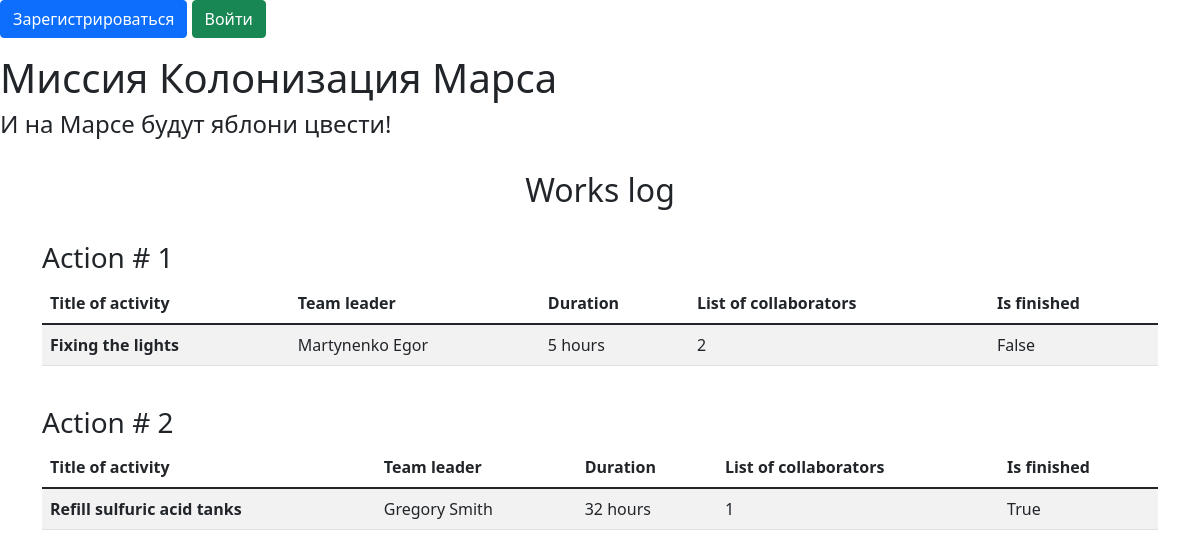
Before: / with the older database file.
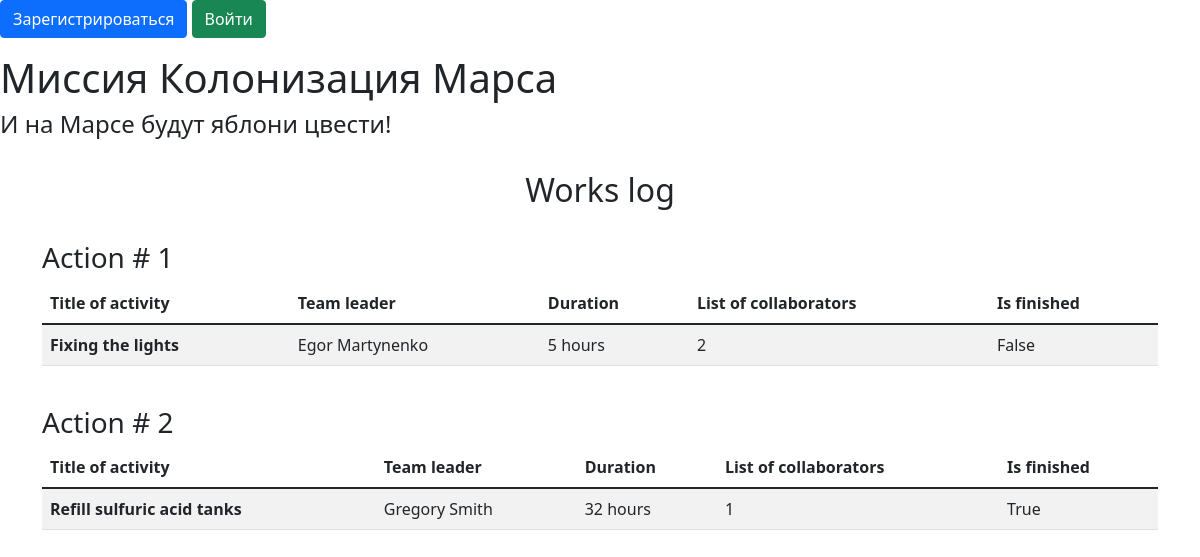
After: the same page with the newer database file.
### Jobs.py (models this page shows)
class Jobs(SqlAlchemyBase):
    __tablename__ = 'jobs'
    id = sqlalchemy.Column(sqlalchemy.Integer,
                           primary_key=True, autoincrement=True)
    team_leader_id = sqlalchemy.Column(sqlalchemy.Integer, sqlalchemy.ForeignKey('users.id'))
    team_leader = relationship('User')
    job = sqlalchemy.Column(sqlalchemy.String, nullable=True)
    work_size = sqlalchemy.Column(sqlalchemy.Integer, nullable=True)
    collaborators = sqlalchemy.Column(sqlalchemy.String, nullable=True)
    start_date = sqlalchemy.Column(sqlalchemy.DateTime,
                                   default=datetime.datetime.now)
    end_date = sqlalchemy.Column(sqlalchemy.DateTime,
                                 default=datetime.datetime.now)
    is_finished = sqlalchemy.Column(sqlalchemy.Boolean, default=True)

### User.py (models this page shows, shortened)
class User(SqlAlchemyBase, UserMixin):
    __tablename__ = 'users'
    id = sqlalchemy.Column(sqlalchemy.Integer,
                           primary_key=True, autoincrement=True)
    name = sqlalchemy.Column(sqlalchemy.String, nullable=True)
    surname = sqlalchemy.Column(sqlalchemy.String, nullable=True)
    age = sqlalchemy.Column(sqlalchemy.Integer, nullable=True)
    position = sqlalchemy.Column(sqlalchemy.String, nullable=True)
    speciality = sqlalchemy.Column(sqlalchemy.String, nullable=True)
    address = sqlalchemy.Column(sqlalchemy.String, nullable=True)
    email = sqlalchemy.Column(sqlalchemy.String,
                              index=True, unique=True, nullable=True)
    hashed_password = sqlalchemy.Column(sqlalchemy.String, nullable=True)
    modified_date = sqlalchemy.Column(sqlalchemy.DateTime,
                                      default=datetime.datetime.now)

### main.py (the view)
@app.route('/')
def job_monitor():
    session = create_session()
    with session.begin():
        jobs = session.query(Jobs).all()
    return render_template('jobs_monitor.html', jobs=jobs)

### db_session.py (called while the page is built)
def create_session():
    global __Session
    global_init()
    return __Session()

def global_init():
    global __Session
    if __Session:
        return
    conn_str = f'sqlite:///sqlite.db'
    engine = sa.create_engine(conn_str, echo=True, future=True)
    __Session = orm.sessionmaker(bind=engine)
    SqlAlchemyBase.metadata.create_all(engine)

### templates/jobs_monitor.html
{% extends "base.html" %}
{% block content %}
<h2 class="text-center">Works log</h2>
{% for job in jobs %}
<br>
<h3>Action # {{ job.id }} </h3>
<table class="table table-striped">
  <thead>
    <th>Title of activity</th>
    <th>Team leader</th>
    <th>Duration</th>
    <th>List of collaborators</th>
    <th>Is finished</th>
  </thead>
  <tbody>
    <tr>
      <th>{{ job.job }}</th>
      <td>{{ job.team_leader.name }} {{ job.team_leader.surname }}</td>
      <td>{{ job.work_size }} hours</td>
      <td>{{ job.collaborators }}</td>
      <td>{{ job.is_finished }}</td>
    </tr>
  </tbody>
</table>
{% endfor %}
{% endblock %}

### templates/base.html (shortened to what this page needs)
<!DOCTYPE html>
<html lang="en">
<head>
    <link href="https://cdn.jsdelivr.net/npm/bootstrap@5.1.3/dist/css/bootstrap.min.css" rel="stylesheet">
    </head>
    <body>
        {% if current_user.is_authenticated %}
            <a class="navbar-brand" href="/logout">{{ current_user.name }}</a>
        {% else %}
            <p>
                <a class="btn btn-primary " href="/register">Зарегистрироваться</a>
                <a class="btn btn-success" href="/login">Войти</a>
            </p>
        {% endif %}
        <h1>Миссия Колонизация Марса</h1>
        <h4>И на Марсе будут яблони цвести!</h4>
        <br>
        <main role="main" class="container">
    		{% block content %}{% endblock %}
		</main>
    </body>
</html>

Changed rows visible on the page:
changed through a linked row, Jobs "Fixing the lights": team_leader.name "Martynenko" → "Egor"; team_leader.surname "Egor" → "Martynenko"
